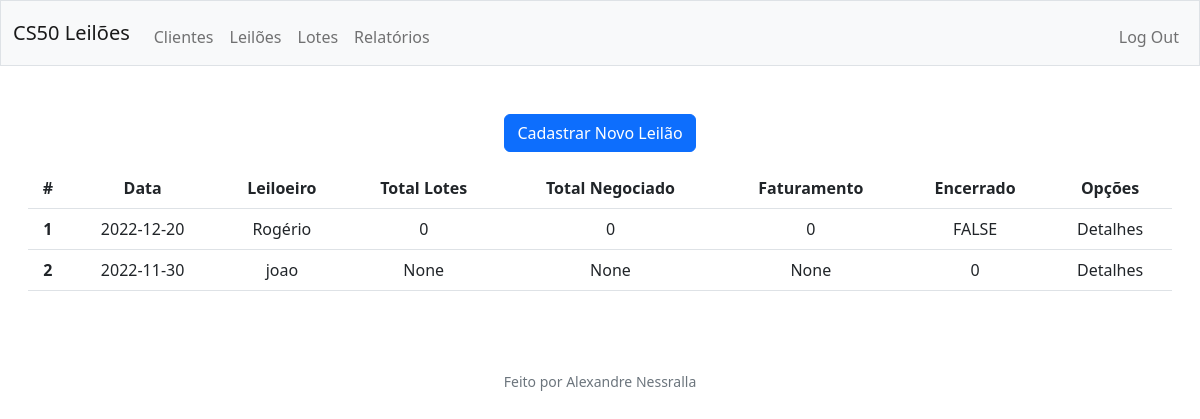
Before: /leiloes (signed in) with the older database file.
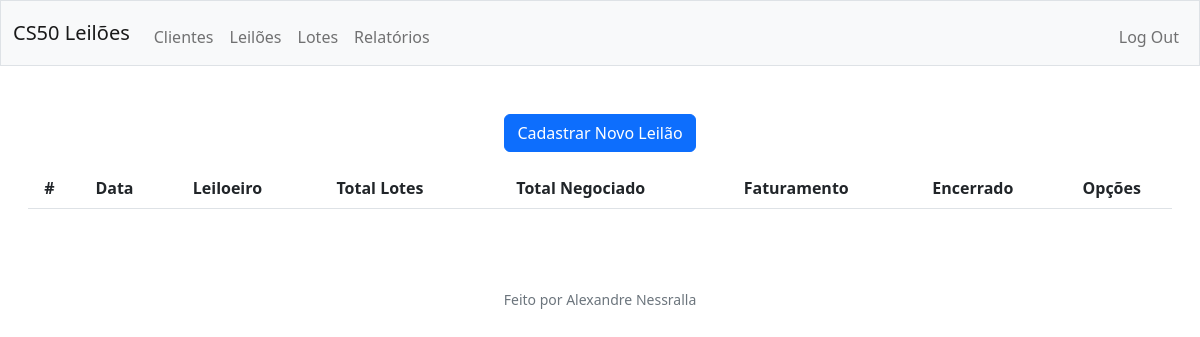
After: the same page with the newer database file.
### tables this page shows
CREATE TABLE leiloes (
    leilaoId INTEGER PRIMARY KEY AUTOINCREMENT,
    created TIMESTAMP NOT NULL DEFAULT CURRENT_TIMESTAMP,
    dia DATE NOT NULL,
    lugar TEXT NOT NULL,
    leiloeiro TEXT NOT NULL,
    qtdLotes INTEGER DEFAULT 0,
    encerrado TEXT DEFAULT 'NAO',
    vlrMov TEXT DEFAULT 0,
    totalCom TEXT DEFAULT 0
);

### app.py (the view, shortened to what this page needs)
@app.route('/leiloes')
@login_requireds
def leiloes():
    rows = cur.execute("SELECT * FROM leiloes")
    leiloes = rows.fetchall()
    objeto = cur.execute("SELECT leilaoId FROM leiloes WHERE encerrado = 'NAO'")
    leiloesAtivos = objeto.fetchall()
    return render_template('leiloes.html',leiloes=leiloes)

### helpers.py (called while the page is built)
def login_requireds(f):
    @wraps(f)
    def decorated_function(*args, **kwargs):
        if session.get("user_id") is None:
            return redirect("/login")
        return f(*args, **kwargs)
    return decorated_function

### templates/leiloes.html (shortened to what this page needs)
{% extends "layout.html" %}
{% block main %}
<div>
    <button class="btn btn-primary" ><a style="text-decoration:none; color: #fff;"  href="./cadLeilao">Cadastrar Novo Leilão</a></button>
</div>
<div class="w-80 p-3">
    <table class="table table-hover">
        <thead>
          <tr>
            <th scope="col">#</th>
            <th scope="col">Data</th>
            <th scope="col">Leiloeiro</th>
            <th scope="col">Total Lotes</th>
            <th scope="col">Total Negociado</th>
            <th scope="col">Faturamento</th>
            <th scope="col">Encerrado</th>
            <th scope="col">Opções</th>
          </tr>
        </thead>
        <tbody>
          {% for leilao in leiloes %}
          <tr>
            <th scope="row">{{leilao[0]}}</th>
            <td>{{leilao[2]}}</td>
            <td>{{leilao[4]}}</td>
            <td>{{leilao[5]}}</td>
            <td>{{leilao[7]}}</td>
            <td>{{leilao[8]}}</td>
            <td>{{leilao[6]}}</td>
            <td>Detalhes</td>
          </tr>
          {% endfor %}
        </tbody>
      </table>
</div>
{% endblock %}

### templates/layout.html (shortened to what this page needs)
<!doctype html>
<html lang="en">
  <head>
    <link href="https://cdn.jsdelivr.net/npm/bootstrap@5.2.3/dist/css/bootstrap.min.css" rel="stylesheet">
  </head>
  <body>
    <nav class="bg-light border navbar navbar-expand-md navbar-light">
        <div class="container-fluid">
            <a class="navbar-brand" href="/"><span class="green">CS50</span> <span class="yellow">Leilões</span></a>
            <div class="collapse navbar-collapse" id="navbar">
                {% if session["user_id"] %}
                    <ul class="navbar-nav me-auto mt-2">
                        <li class="nav-item"><a class="nav-link" href="/clientes">Clientes</a></li>
                        <li class="nav-item"><a class="nav-link" href="/leiloes">Leilões</a></li>
                        <li class="nav-item"><a class="nav-link" href="/lotes">Lotes</a></li>
                        <li class="nav-item"><a class="nav-link" href="/relatorios">Relatórios</a></li>
                    </ul>
                    <ul class="navbar-nav ms-auto mt-2">
                        <li class="nav-item"><a class="nav-link" href="/logout">Log Out</a></li>
                    </ul>
                {% else %}
                    <ul class="navbar-nav ms-auto mt-2">
                        <li class="nav-item"><a class="nav-link" href="/login">Log In</a></li>
                    </ul>
                {% endif %}
            </div>
        </div>
    </nav>
    <main class="container-fluid py-5 text-center">
        {% block main %}{% endblock %}
    </main>
    <footer class="mb-5 small text-center text-muted">
        Feito por Alexandre Nessralla
    </footer>
  </body>
</html>

Changed rows visible on the page:
removed leiloes: leilaoId "1", dia "2022-12-20", leiloeiro "Rogério", qtdLotes "0", vlrMov "0", totalCom "0", encerrado "FALSE"
removed leiloes: leilaoId "2", dia "2022-11-30", leiloeiro "joao", leilao "None", encerrado "0"
